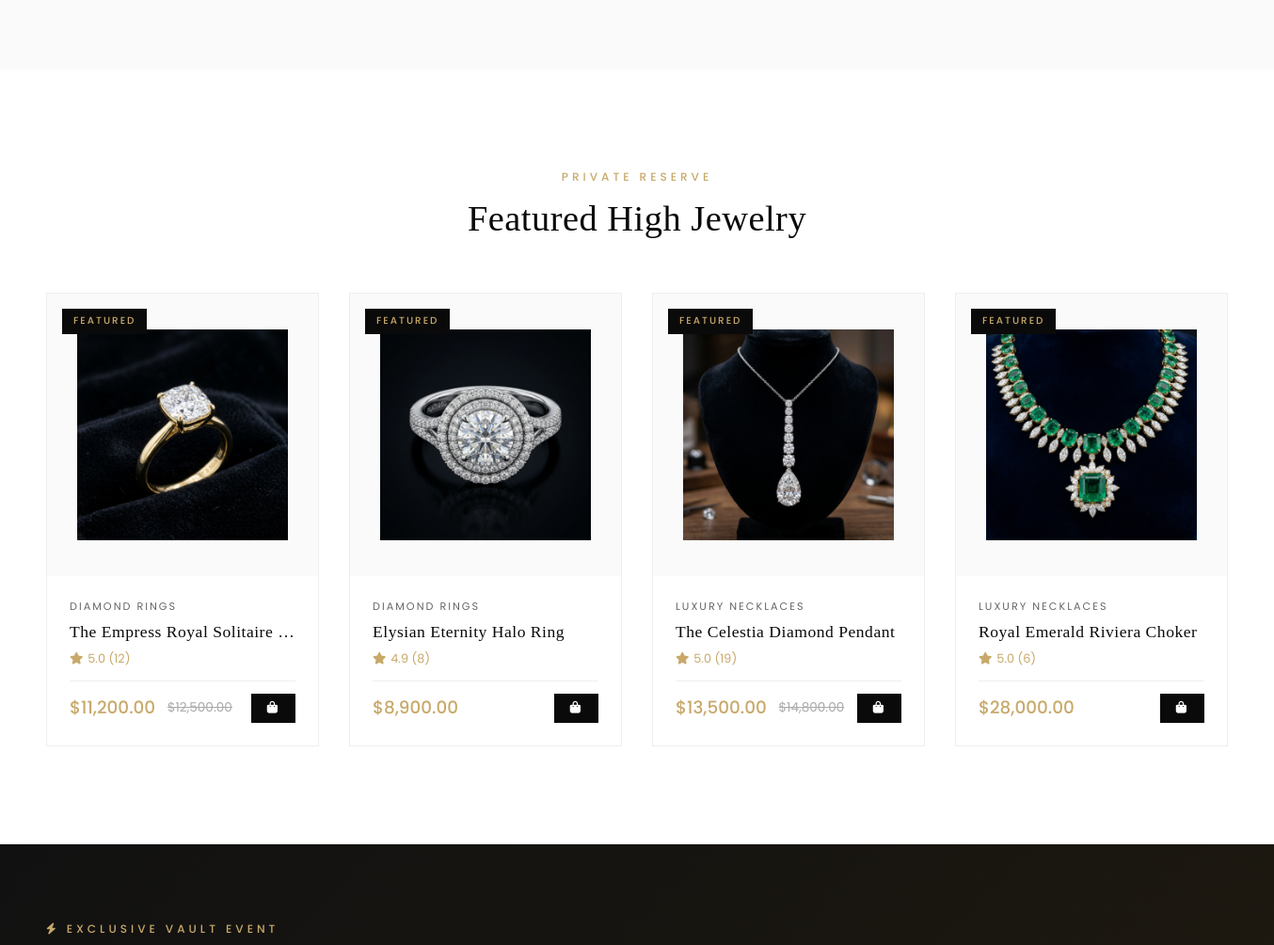
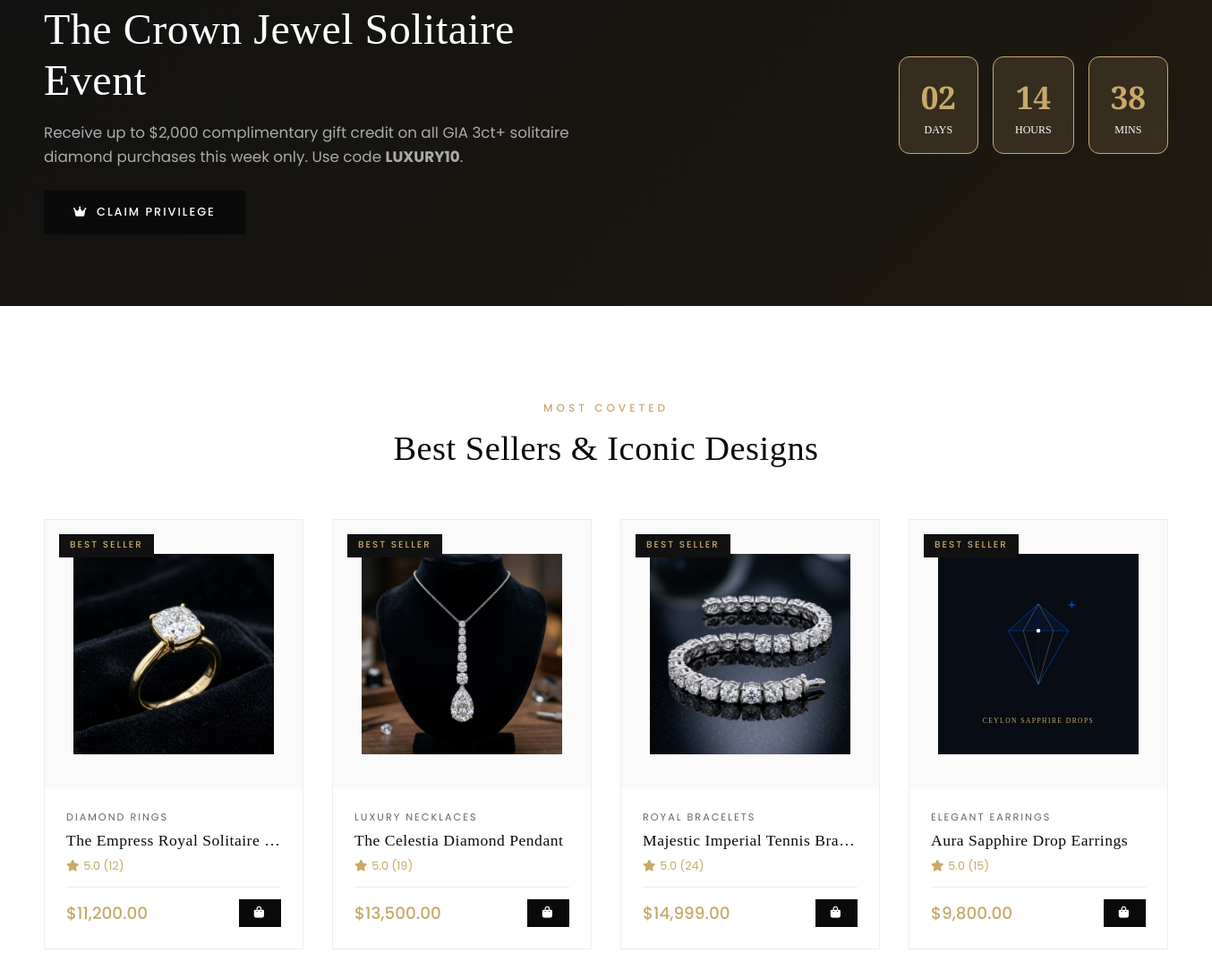
Before: / (middle part) with the older database file (2 pictures, top to bottom).
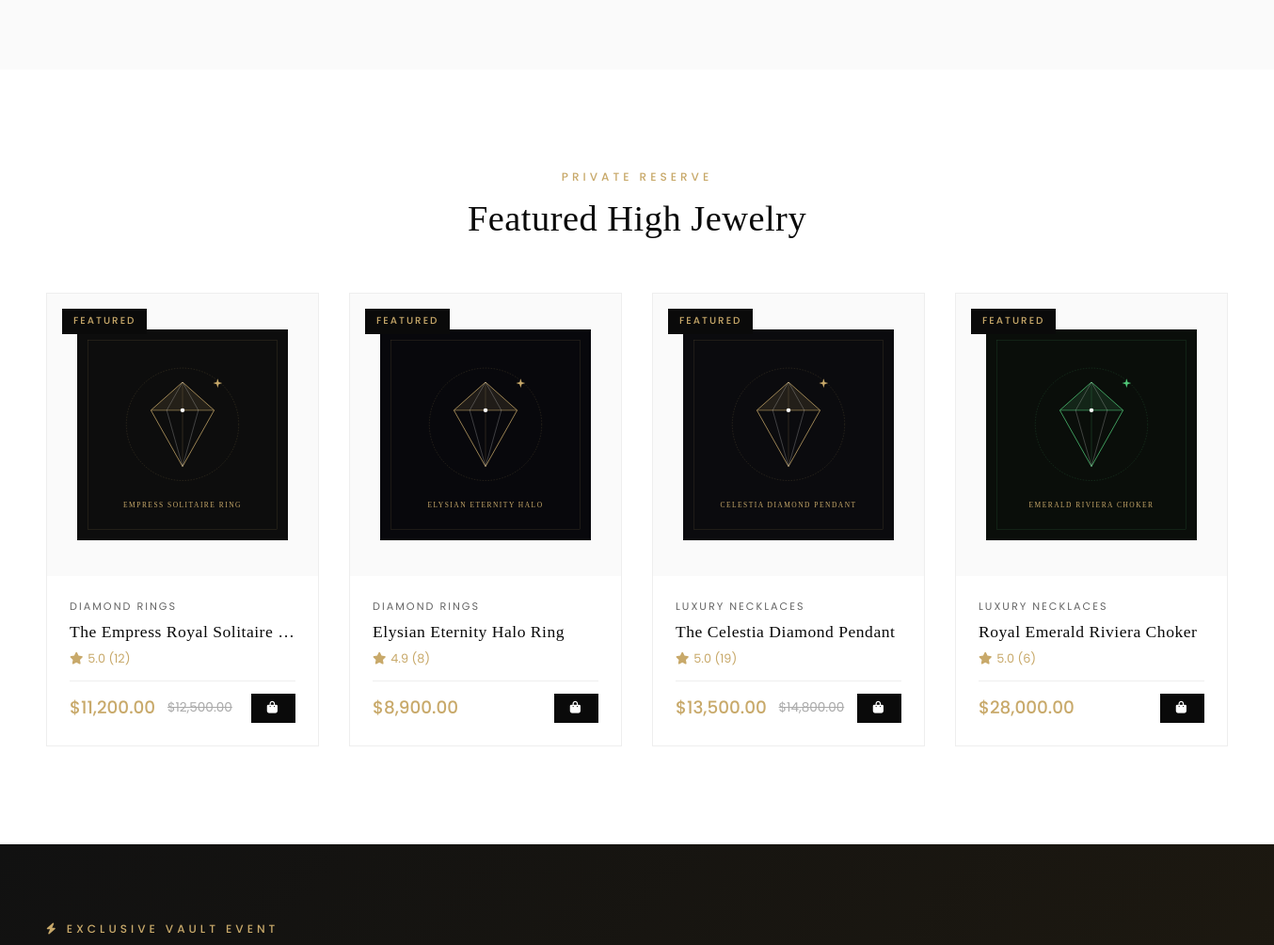
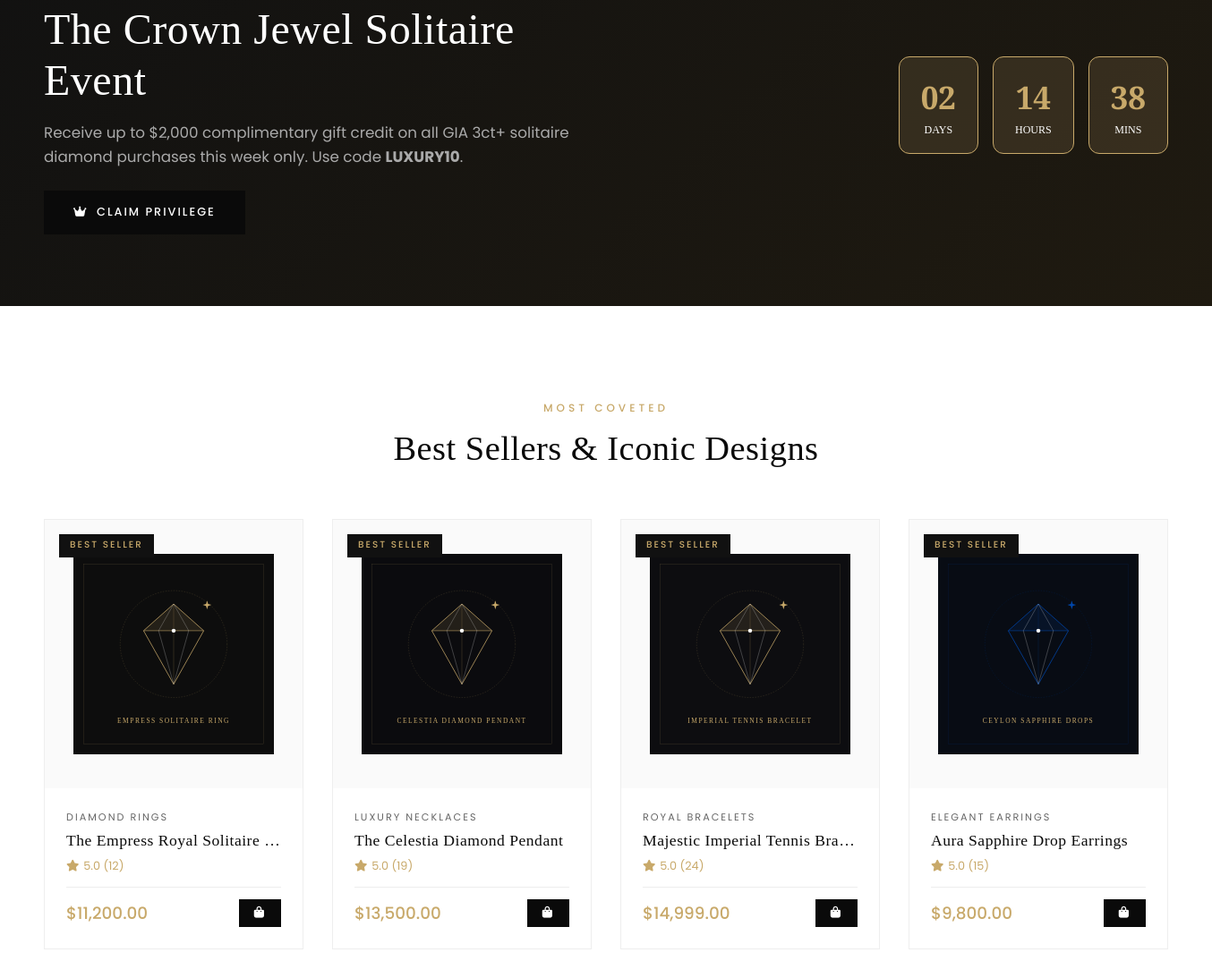
After: the same page with the newer database file (2 pictures, top to bottom).
### tables this page shows
CREATE TABLE `products` (
  `id` INT AUTO_INCREMENT PRIMARY KEY,
  `category_id` INT NOT NULL,
  `name` VARCHAR(150) NOT NULL,
  `slug` VARCHAR(150) UNIQUE NOT NULL,
  `sku` VARCHAR(50) UNIQUE NOT NULL,
  `short_description` VARCHAR(255) DEFAULT NULL,
  `description` TEXT DEFAULT NULL,
  `price` DECIMAL(10, 2) NOT NULL,
  `discount_price` DECIMAL(10, 2) DEFAULT NULL,
  `stock` INT DEFAULT 10,
  `metal_type` VARCHAR(50) DEFAULT '18K Yellow Gold',
  `gemstone_type` VARCHAR(50) DEFAULT 'Diamond',
  `is_featured` TINYINT(1) DEFAULT 0,
  `is_bestseller` TINYINT(1) DEFAULT 0,
  `is_trending` TINYINT(1) DEFAULT 0,
  `main_image` TEXT DEFAULT NULL,
  `gallery_images` TEXT DEFAULT NULL,
  `rating` DECIMAL(3, 2) DEFAULT 5.00,
  `review_count` INT DEFAULT 0,
  `created_at` DATETIME DEFAULT CURRENT_TIMESTAMP,
  FOREIGN KEY (`category_id`) REFERENCES `categories`(`id`) ON DELETE CASCADE
);

CREATE TABLE `categories` (
  `id` INT AUTO_INCREMENT PRIMARY KEY,
  `name` VARCHAR(100) NOT NULL,
  `slug` VARCHAR(100) UNIQUE NOT NULL,
  `description` TEXT DEFAULT NULL,
  `image_url` VARCHAR(255) DEFAULT NULL,
  `status` TINYINT(1) DEFAULT 1,
  `created_at` DATETIME DEFAULT CURRENT_TIMESTAMP
);

### includes/functions.php (called while the page is built, shortened)
<?php
function sanitize($data) {
    return htmlspecialchars(trim($data), ENT_QUOTES, 'UTF-8');
}
function format_price($amount) {
    return '$' . number_format((float)$amount, 2);
}
?>

### index.php (the view, shortened to what this page needs)
<?php
require_once __DIR__ . '/includes/header.php';
$stmt = $pdo->query("SELECT p.*, c.name as category_name FROM products p JOIN categories c ON p.category_id = c.id WHERE p.is_featured = 1 LIMIT 4");
$featured_products = $stmt->fetchAll();
$stmt = $pdo->query("SELECT p.*, c.name as category_name FROM products p JOIN categories c ON p.category_id = c.id WHERE p.is_bestseller = 1 LIMIT 4");
$bestseller_products = $stmt->fetchAll();
?>
<section class="section-padding" style="background:var(--secondary-bg);">
</section>
<section class="section-padding">
  <div class="container">
    <div class="text-center" style="margin-bottom: 3.5rem;">
      <span class="section-subtitle">Private Reserve</span>
      <h2 class="section-title">Featured High Jewelry</h2>
    </div>
    <div class="grid-4">
      <?php foreach ($featured_products as $p): ?>
        <div class="product-card">
          <div class="product-thumb">
            <span class="product-badge">Featured</span>
            <img src="assets/images/<?php echo $p['main_image']; ?>" alt="<?php echo sanitize($p['name']); ?>">
          </div>
          <div class="product-details">
            <span class="product-category-name"><?php echo sanitize($p['category_name']); ?></span>
            <h3 class="product-title"><a href="product.php?id=<?php echo $p['id']; ?>"><?php echo sanitize($p['name']); ?></a></h3>
            <div class="product-rating">
              <i class="fa-solid fa-star"></i> <?php echo number_format($p['rating'], 1); ?> (<?php echo $p['review_count']; ?>)
            </div>
            <div class="product-price-row">
              <span class="price-current"><?php echo format_price($p['discount_price'] ?? $p['price']); ?></span>
              <?php if ($p['discount_price']): ?>
                <span class="price-old"><?php echo format_price($p['price']); ?></span>
              <?php endif; ?>
              <button onclick="addToCart(<?php echo $p['id']; ?>)" class="btn btn-primary" style="padding:0.5rem 1rem; font-size:0.8rem; margin-left:auto;">
                <i class="fa-solid fa-bag-shopping"></i>
              </button>
            </div>
          </div>
        </div>
      <?php endforeach; ?>
    </div>
  </div>
</section>
<section style="background: linear-gradient(135deg, #111, #1F1A10); color: #FFF; padding: 5rem 0; border-y: 1px solid var(--primary-gold);">
  <div class="container" style="display:flex; align-items:center; justify-content:space-between; flex-wrap:wrap; gap:2rem;">
    <div style="max-width:600px;">
      <span class="section-subtitle" style="color:var(--primary-gold);"><i class="fa-solid fa-bolt"></i> Exclusive Vault Event</span>
      <h2 style="font-size: 3rem; color: #FFF; margin-bottom: 1rem;">The Crown Jewel Solitaire Event</h2>
      <p style="color: #AAA; margin-bottom: 1.5rem; font-size: 1.05rem;">Receive up to $2,000 complimentary gift credit on all GIA 3ct+ solitaire diamond purchases this week only. Use code <strong>LUXURY10</strong>.</p>
      <a href="shop.php?category=high-solitaires" class="btn btn-primary"><i class="fa-solid fa-crown"></i> Claim Privilege</a>
    </div>
    <div style="text-align:center;">
      <div style="display:flex; gap:1rem; font-family:var(--font-heading);">
        <div style="background:rgba(200, 169, 106, 0.15); border:1px solid var(--primary-gold); padding:1rem 1.5rem; border-radius:12px;">
          <span style="font-size:2.2rem; font-weight:700; color:var(--primary-gold);">02</span>
          <div style="font-size:0.75rem; text-transform:uppercase;">Days</div>
        </div>
        <div style="background:rgba(200, 169, 106, 0.15); border:1px solid var(--primary-gold); padding:1rem 1.5rem; border-radius:12px;">
          <span style="font-size:2.2rem; font-weight:700; color:var(--primary-gold);">14</span>
          <div style="font-size:0.75rem; text-transform:uppercase;">Hours</div>
        </div>
        <div style="background:rgba(200, 169, 106, 0.15); border:1px solid var(--primary-gold); padding:1rem 1.5rem; border-radius:12px;">
          <span style="font-size:2.2rem; font-weight:700; color:var(--primary-gold);">38</span>
          <div style="font-size:0.75rem; text-transform:uppercase;">Mins</div>
        </div>
      </div>
    </div>
  </div>
</section>
<section class="section-padding">
  <div class="container">
    <div class="text-center" style="margin-bottom: 3.5rem;">
      <span class="section-subtitle">Most Coveted</span>
      <h2 class="section-title">Best Sellers & Iconic Designs</h2>
    </div>
    <div class="grid-4">
      <?php foreach ($bestseller_products as $p): ?>
        <div class="product-card">
          <div class="product-thumb">
            <span class="product-badge" style="background:#111; color:#C8A96A;">Best Seller</span>
            <img src="assets/images/<?php echo $p['main_image']; ?>" alt="<?php echo sanitize($p['name']); ?>">
          </div>
          <div class="product-details">
            <span class="product-category-name"><?php echo sanitize($p['category_name']); ?></span>
            <h3 class="product-title"><a href="product.php?id=<?php echo $p['id']; ?>"><?php echo sanitize($p['name']); ?></a></h3>
            <div class="product-rating">
              <i class="fa-solid fa-star"></i> <?php echo number_format($p['rating'], 1); ?> (<?php echo $p['review_count']; ?>)
            </div>
            <div class="product-price-row">
              <span class="price-current"><?php echo format_price($p['discount_price'] ?? $p['price']); ?></span>
              <button onclick="addToCart(<?php echo $p['id']; ?>)" class="btn btn-primary" style="padding:0.5rem 1rem; font-size:0.8rem; margin-left:auto;">
                <i class="fa-solid fa-bag-shopping"></i>
              </button>
            </div>
          </div>
        </div>
      <?php endforeach; ?>
    </div>
  </div>
</section>
<?php require_once __DIR__ . '/includes/footer.php'; ?>

### includes/header.php (shortened to what this page needs)
<?php
require_once __DIR__ . '/functions.php';
?>
<!DOCTYPE html>
<html lang="en">
<head>
  <link rel="stylesheet" href="https://cdnjs.cloudflare.com/ajax/libs/font-awesome/6.4.0/css/all.min.css">
  <link rel="stylesheet" href="assets/css/style.css">
</head>
<body>

### includes/footer.php (shortened to what this page needs)
</body>
</html>

### assets/css/style.css (style rules this page uses)
:root { --primary-gold: #C8A96A; --accent-gold: #D4AF37; --gold-subtle: rgba(200, 169, 106, 0.15); --dark-bg: #0A0A0A; --dark-card: #121212; --dark-border: #222222; --white: #FFFFFF; --secondary-bg: #FAFAFA; --gray-text: #666666; --light-gray: #AAAAAA; --border-color: #EEEEEE; --success: #2E7D32; --error: #D32F2F; --font-heading: 'Playfair Display', Georgia, serif; --font-body: 'Poppins', -apple-system, BlinkMacSystemFont, sans-serif; --transition: all 0.35s cubic-bezier(0.16, 1, 0.3, 1); --radius-sm: 4px; --radius-md: 8px; --radius-lg: 16px; }
*, *::before, *::after { box-sizing: border-box; margin: 0; padding: 0; }
html { scroll-behavior: smooth; font-size: 16px; }
body { font-family: var(--font-body); background-color: var(--white); color: var(--dark-bg); line-height: 1.6; overflow-x: hidden; transition: background-color 0.3s ease, color 0.3s ease; }
a { color: inherit; text-decoration: none; transition: var(--transition); }
img { max-width: 100%; height: auto; display: block; }
h1, h2, h3, h4, h5, h6 { font-family: var(--font-heading); font-weight: 400; line-height: 1.2; color: var(--dark-bg); letter-spacing: 0.5px; }
.section-subtitle { font-family: var(--font-body); font-size: 0.75rem; font-weight: 500; text-transform: uppercase; letter-spacing: 4px; color: var(--primary-gold); margin-bottom: 0.75rem; display: block; }
.section-title { font-size: 2.4rem; font-weight: 400; margin-bottom: 1rem; }
.container { width: 100%; max-width: 1320px; margin: 0 auto; padding: 0 2rem; }
.section-padding { padding: 6.5rem 0; }
.text-center { text-align: center; }
.btn { display: inline-flex; align-items: center; justify-content: center; gap: 0.6rem; padding: 0.85rem 2rem; font-family: var(--font-body); font-weight: 500; font-size: 0.8rem; letter-spacing: 2px; text-transform: uppercase; border-radius: 0; border: 1px solid transparent; cursor: pointer; transition: var(--transition); }
.btn-primary { background: var(--dark-bg); color: var(--white); border: 1px solid var(--dark-bg); }
.grid-4 { display: grid; grid-template-columns: repeat(auto-fit, minmax(260px, 1fr)); gap: 2rem; }
.product-card { background: var(--white); border: 1px solid var(--border-color); overflow: hidden; transition: var(--transition); position: relative; display: flex; flex-direction: column; }
.product-thumb { position: relative; height: 300px; background: #FAFAFA; overflow: hidden; display: flex; align-items: center; justify-content: center; padding: 2rem; }
.product-thumb img { max-height: 100%; width: auto; object-fit: contain; transition: var(--transition); }
.product-badge { position: absolute; top: 1rem; left: 1rem; background: var(--dark-bg); color: var(--primary-gold); font-size: 0.65rem; font-weight: 500; text-transform: uppercase; padding: 0.3rem 0.75rem; letter-spacing: 2px; }
.product-details { padding: 1.5rem; display: flex; flex-direction: column; flex-grow: 1; }
.product-category-name { font-size: 0.7rem; text-transform: uppercase; letter-spacing: 2px; color: var(--gray-text); margin-bottom: 0.4rem; }
.product-title { font-size: 1.1rem; font-weight: 400; margin-bottom: 0.5rem; white-space: nowrap; overflow: hidden; text-overflow: ellipsis; }
.product-rating { display: flex; align-items: center; gap: 0.3rem; font-size: 0.8rem; color: var(--primary-gold); margin-bottom: 0.8rem; }
.product-price-row { display: flex; align-items: center; gap: 0.8rem; margin-top: auto; padding-top: 0.8rem; border-top: 1px solid var(--border-color); }
.price-current { font-size: 1.15rem; font-weight: 500; color: var(--primary-gold); }
.price-old { font-size: 0.85rem; text-decoration: line-through; color: var(--light-gray); }

Changed rows visible on the page:
changed products "The Empress Royal Solitaire…": main_image: a different picture
changed products "Elysian Eternity Halo Ring": main_image: a different picture
changed products "The Celestia Diamond Pendant": main_image: a different picture
changed products "Royal Emerald Riviera Choker": main_image: a different picture
changed products "Majestic Imperial Tennis Bra…": main_image: a different picture
